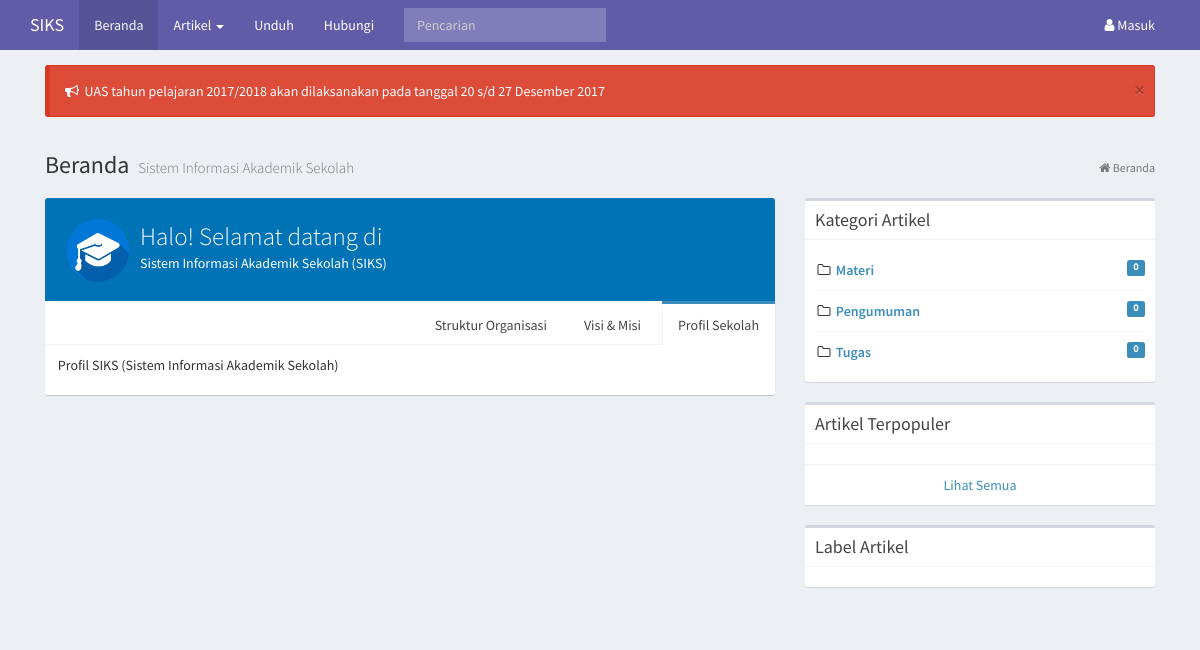
The page / on the database its author committed.
### tables this page shows
CREATE TABLE `tbl_pengumuman` (
  `pengumuman_id` int(5) NOT NULL,
  `pengumuman_isi` text NOT NULL,
  `pengumuman_status` varchar(20) NOT NULL
);

CREATE TABLE `tbl_sekolah` (
  `sekolah_id` int(11) NOT NULL,
  `sekolah_profil` text NOT NULL,
  `sekolah_visimisi` text NOT NULL,
  `sekolah_organisasi` text NOT NULL,
  `sekolah_alamat` text NOT NULL,
  `sekolah_tlp` varchar(20) NOT NULL,
  `sekolah_email` varchar(30) NOT NULL
);

CREATE TABLE `tbl_kategori` (
  `kategori_id` int(11) NOT NULL,
  `kategori_nama` varchar(30) NOT NULL,
  `kategori_tentang` varchar(30) NOT NULL
);

### halaman/konten_kanan.php (the view, shortened to what this page needs)
<div class="col-md-4">
  <div class="box box-default">
    <div class="box-header with-border">
      <h3 class="box-title">Kategori Artikel</h3>
    </div>
    <div class="box-body">
      <ul class="products-list product-list-in-box">
        <?php
        $query_kategori = mysqli_query($koneksi, "SELECT * FROM tbl_kategori WHERE kategori_tentang='artikel' ORDER BY kategori_nama");
        while ($kategori = mysqli_fetch_array($query_kategori)) {
        $hitung_artikel  = mysqli_query($koneksi, "SELECT COUNT(*) As Jmlartikel FROM tbl_artikel WHERE kategori_id='$kategori[kategori_id]' AND artikel_status='publish'");
        $hasil_hitung = mysqli_fetch_array($hitung_artikel);
        $kategori_bse = str_replace(" ", "+", $kategori['kategori_nama']);
        if (isset($_GET['kategori']) && $_GET['kategori']==$kategori['kategori_nama']) {
        $icon = "fa fa-folder-open-o fa-fw";
        } else {
        $icon = "fa fa-folder-o fa-ban fa-fw";
        }
        echo "
        <li class='item'>
          <div>
            <i class='$icon pr-10'></i>
            <a href='index.php?p=Artikel&kategori=$kategori_bse' class='product-title'>$kategori[kategori_nama]
            <span class='label label-primary pull-right'>$hasil_hitung[Jmlartikel]</span>
            </a>
          </div>
        </li>
        ";
        }
        ?>
      </ul>
    </div>
  </div>
  <div class="box box-default">
    <div class="box-header with-border">
      <h3 class="box-title">Artikel Terpopuler</h3>
    </div>
    <div class="box-body">
    </div>
    <div class="box-footer text-center">
      <a href="index.php?p=Artikel" class="uppercase">Lihat Semua</a>
    </div>
  </div>
  <div class="box box-default">
    <div class="box-header with-border">
      <h3 class="box-title">Label Artikel</h3>
    </div>
    <div class="box-body">
    </div>
  </div>
</div>

### index.php (shortened to what this page needs)
<?php
include 'konfigurasi/konfigurasi.php';
?>
<html>
  <head>
    <link rel="stylesheet" href="assets/bower_components/bootstrap/dist/css/bootstrap.min.css">
    <link rel="stylesheet" href="assets/bower_components/font-awesome/css/font-awesome.min.css">
    <link rel="stylesheet" href="assets/bower_components/Ionicons/css/ionicons.min.css">
    <link rel="stylesheet" href="assets/bower_components/select2/dist/css/select2.min.css">
    <link rel="stylesheet" href="assets/bower_components/morris.js/morris.css">
    <link rel="stylesheet" href="assets/dist/font-awesome-animation.min.css">
    <link rel="stylesheet" href="assets/bower_components/jvectormap/jquery-jvectormap.css">
    <link rel="stylesheet" href="assets/bower_components/bootstrap-datepicker/dist/css/bootstrap-datepicker.min.css">
    <link rel="stylesheet" href="assets/bower_components/bootstrap-daterangepicker/daterangepicker.css">
    <link rel="stylesheet" href="assets/plugins/bootstrap-wysihtml5/bootstrap3-wysihtml5.min.css">
    <link rel="stylesheet" href="assets/dist/css/AdminLTE.min.css">
    <link rel="stylesheet" href="assets/dist/css/skins/_all-skins.min.css">
  </head>
  <body class="hold-transition skin-purple layout-top-nav">
    <div class="wrapper">
      <header class="main-header">
        <nav class="navbar navbar-static-top">
          <div class="container">
            <div class="navbar-header">
              <a href="index.php" class="navbar-brand">SIKS</a>
            </div>
            <div class="collapse navbar-collapse pull-left" id="navbar-collapse">
              <ul class="nav navbar-nav">
                <li id="m_beranda"><a href="index.php">Beranda</a></li>
                <li id="m_artikel" class="dropdown">
                  <a href="#" class="dropdown-toggle" data-toggle="dropdown">Artikel <span class="caret"></span></a>
                </li>
                <li id="m_unduh"><a href="index.php?p=Unduh">Unduh</a></li>
                <li id="m_hubungi"><a href="index.php?p=Hubungi">Hubungi</a></li>
              </ul>
              <form class="navbar-form navbar-left" role="search" action="index.php?p=Pencarian" method="post">
                <div class="form-group">
                  <input type="text" class="form-control" id="navbar-search-input" name="artikel_judul" placeholder="Pencarian">
                </div>
              </form>
            </div>
            <div class="navbar-custom-menu">
              <ul class="nav navbar-nav">
                <li id="m_kontak" class="dropdown tasks-menu">
                  <a href="index.php?p=Masuk" title="Masuk siaksi"><i class="fa fa-user"></i> Masuk</a>
                </li>
              </ul>
            </div>
          </div>
        </nav>
      </header>
      <div class="content-wrapper">
        <div class="container">
          <section class="content">
            <?php
            $ambil_pengumuman = mysqli_query($koneksi, "SELECT * FROM tbl_pengumuman WHERE pengumuman_status='publish' ORDER BY pengumuman_id DESC");
            $pengumuman=mysqli_fetch_array($ambil_pengumuman);
            ?>
            <div class="callout alert alert-danger alert-dismissible">
              <button type="button" class="close" data-dismiss="alert" aria-hidden="true">&times;</button>
              <i class="fa fa-bullhorn faa-tada animated"></i>&nbsp;
              <?=$pengumuman['pengumuman_isi'];?>
            </div>
            <div class="row">
              <?php
              if (empty($_GET['p'])) {
                include 'halaman/beranda.php';
              } else if ($_GET['p'] == 'Artikel') {
                include 'halaman/artikel.php';
              } else if ($_GET['p'] == 'Masuk') {
                include 'halaman/login.php';
              } else if ($_GET['p'] == 'Unduh') {
                include 'halaman/download.php';
              } else if ($_GET['p'] == 'Hubungi') {
                include 'halaman/kontak.php';
              } else if ($_GET['p'] == 'Pencarian') {
                include 'halaman/pencarian.php';
              } else {
                include 'halaman/404.php';
              }
              ?>
            </div>
          </section>
        </div>
      </div>
    </div>
  </body>
</html>

### halaman/beranda.php (shortened to what this page needs)
<section class="content-header">
  <h1>
    Beranda
    <small>Sistem Informasi Akademik Sekolah</small>
  </h1>
  <ol class="breadcrumb">
    <li class="active"><i class="fa fa-home"></i> Beranda</a></li>
  </ol>
</section>
<br>
<div class="col-md-8">
  <div class="box box-widget widget-user-2">
    <div class="widget-user-header bg-blue">
      <div class="widget-user-image">
        <img class="img-circle" src="img/icon-siks.png" alt="User Avatar">
      </div>
      <h3 class="widget-user-username">Halo! Selamat datang di</h3>
      <h5 class="widget-user-desc">Sistem Informasi Akademik Sekolah (SIKS)</h5>
    </div>
    <div class="nav-tabs-custom">
      <ul class="nav nav-tabs pull-right">
        <li class="active"><a href="#tab_1-1" data-toggle="tab">Profil Sekolah</a></li>
        <li><a href="#tab_2-2" data-toggle="tab">Visi &amp; Misi</a></li>
        <li><a href="#tab_3-2" data-toggle="tab">Struktur Organisasi</a></li>
      </ul>
      <div class="tab-content">
        <?php
        $ambil_profil = mysqli_query($koneksi, "SELECT * FROM tbl_sekolah ORDER BY sekolah_id LIMIT 1");
        $sekolah       = mysqli_fetch_array($ambil_profil);
        ?>
        <div class="tab-pane active" id="tab_1-1">
          <?=$sekolah['sekolah_profil'];?>
        </div>
      </div>
    </div>
  </div>
</div>
<?php include "konten_kanan.php"; ?>

### rows shown on the page
tbl_pengumuman: pengumuman_isi "UAS tahun pelajaran 2017/2018 akan dilaksanakan pada tanggal 20 s/d 27 Desember 2017"
tbl_sekolah: sekolah_profil "Profil SIKS (Sistem Informasi Akademik Sekolah)"
tbl_kategori: kategori_nama "Materi", hasil_hitung "0"
tbl_kategori: kategori_nama "Pengumuman", hasil_hitung "0"
tbl_kategori: kategori_nama "Tugas", hasil_hitung "0"
